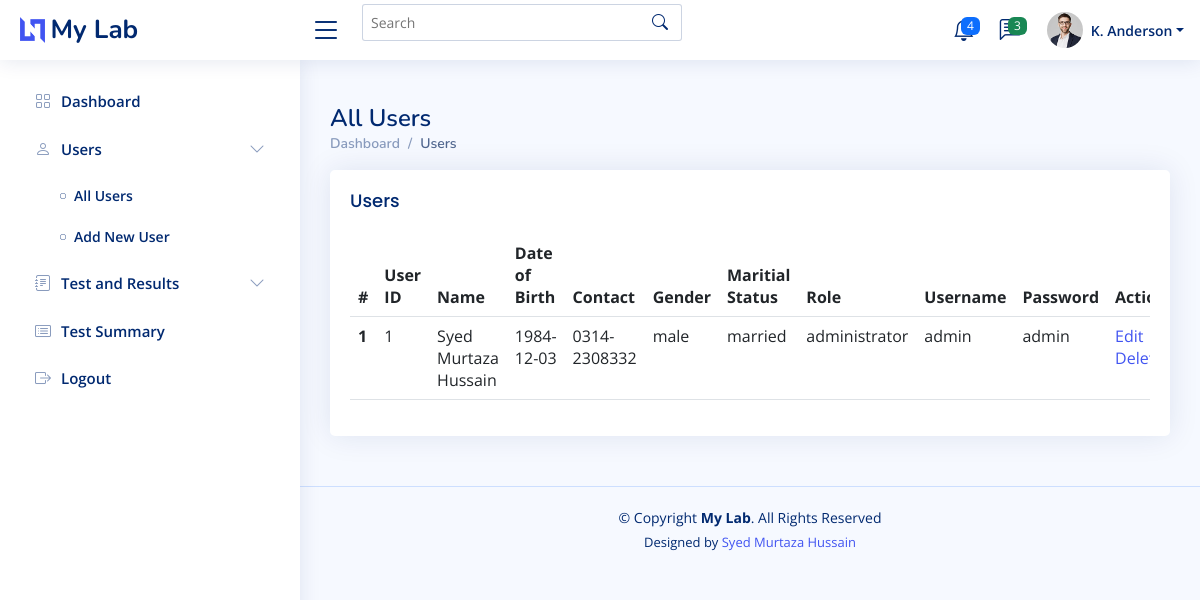
Page /users.php (signed in) on the committed database.
### tables this page shows
CREATE TABLE `persons` (
  `person_id` int(11) NOT NULL,
  `name` varchar(64) NOT NULL,
  `dob` date DEFAULT NULL,
  `age` decimal(10,0) NOT NULL,
  `contact` varchar(16) DEFAULT NULL,
  `gender_id` int(11) DEFAULT NULL,
  `ms_id` int(11) DEFAULT NULL,
  `role_id` int(11) DEFAULT NULL
);

CREATE TABLE `genders` (
  `gender_id` int(11) NOT NULL,
  `gender` varchar(16) NOT NULL
);

CREATE TABLE `maritial_statuses` (
  `ms_id` int(11) NOT NULL,
  `status` varchar(16) NOT NULL
);

CREATE TABLE `roles` (
  `role_id` int(11) NOT NULL,
  `role` varchar(16) NOT NULL
);

### users.php (the view)
<?php
require('./include/header.php');
$sql = "SELECT * FROM `persons`
INNER JOIN `logins` ON `persons`.person_id = `logins`.person_id
INNER JOIN `genders` ON `persons`.gender_id = `genders`.gender_id
INNER JOIN `roles` ON `persons`.role_id = `roles`.role_id
INNER JOIN `maritial_statuses` ON `persons`.ms_id = `maritial_statuses`.ms_id
";
$result = mysqli_query($conn,$sql);
?>
<main id="main" class="main">
  <div class="pagetitle">
    <h1>All Users</h1>
    <nav>
      <ol class="breadcrumb">
        <li class="breadcrumb-item"><a href="dashboard.php">Dashboard</a></li>
        <li class="breadcrumb-item active">Users</li>
      </ol>
    </nav>
  </div>
  <section class="section">
    <div class="row">
      <div class="col-lg-12">
        <div class="card">
          <div class="card-body">
            <h5 class="card-title">Users</h5>
            <div class="table-responsive">
              <table class="table datatable">
                <thead>
                <tr>
                  <th scope="col">#</th>
                  <th scope="col">User ID</th>
                  <th scope="col">Name</th>
                  <th scope="col">Date of Birth</th>
                  <th scope="col">Contact</th>
                  <th scope="col">Gender</th>
                  <th scope="col">Maritial Status</th>
                  <th scope="col">Role</th>
                  <th scope="col">Username</th>
                  <th scope="col">Password</th>
                  <th scope="col">Actions</th>
                </tr>
              </thead>
              <tbody>
                <?php $srno=1; while($data = mysqli_fetch_assoc($result)) {?>
                <tr>
                  <th scope="row"><?php echo $srno;?></th>
                  <td><?php echo $data['person_id']?></td>
                  <td><?php echo $data['name']?></td>
                  <td><?php echo $data['dob']?></td>
                  <td><?php echo $data['contact']?></td>
                  <td><?php echo $data['gender']?></td>
                  <td><?php echo $data['status']?></td>
                  <td><?php echo $data['role']?></td>
                  <td><?php echo $data['username']?></td>
                  <td><?php echo $data['password']?></td>
                  <td>
                    <a href="updateuser.php?id=<?php echo $data["person_id"];?>">Edit</a> |
                    <a href="deleteuser.php?id=<?php echo $data["person_id"];?>" onclick="return confirm('Are you sure you want to delete this item?');">Delete</a>
                  </td>
                </tr>
                <?php $srno++; }?>
              </tbody>
            </table>
          </div>
          </div>
        </div>
      </div>
    </div>
  </section>
</main>
<?php require('./include/footer.php'); ?>

### assets/css/style.css (style rules this page uses)
:root { scroll-behavior: smooth; }
body { font-family: "Open Sans", sans-serif; background: #f6f9ff; color: #444444; }
a { color: #4154f1; text-decoration: none; }
h1, h2, h3, h4, h5, h6 { font-family: "Nunito", sans-serif; }
#main { margin-top: 60px; padding: 20px 30px; transition: all 0.3s; }
.pagetitle { margin-bottom: 10px; }
.pagetitle h1 { font-size: 24px; margin-bottom: 0; font-weight: 600; color: #012970; }
.card { margin-bottom: 30px; border: none; border-radius: 5px; box-shadow: 0px 0 30px rgba(1, 41, 112, 0.1); }
.card-title { padding: 20px 0 15px 0; font-size: 18px; font-weight: 500; color: #012970; font-family: "Poppins", sans-serif; }
.card-body { padding: 0 20px 20px 20px; }
.breadcrumb { font-size: 14px; font-family: "Nunito", sans-serif; color: #899bbd; font-weight: 600; }
.breadcrumb a { color: #899bbd; transition: 0.3s; }
.breadcrumb .breadcrumb-item::before { color: #899bbd; }
.breadcrumb .active { color: #51678f; font-weight: 600; }
@media (min-width: 1200px) { #main, #footer { margin-left: 300px; } }

### rows in the picture
persons: logins.person_id "1", name "Syed Murtaza Hussain", dob "1984-12-03", contact "0314-2308332", gender.gender "male", ms.status "married", role.role "administrator", logins.username "admin", logins.password "admin"
